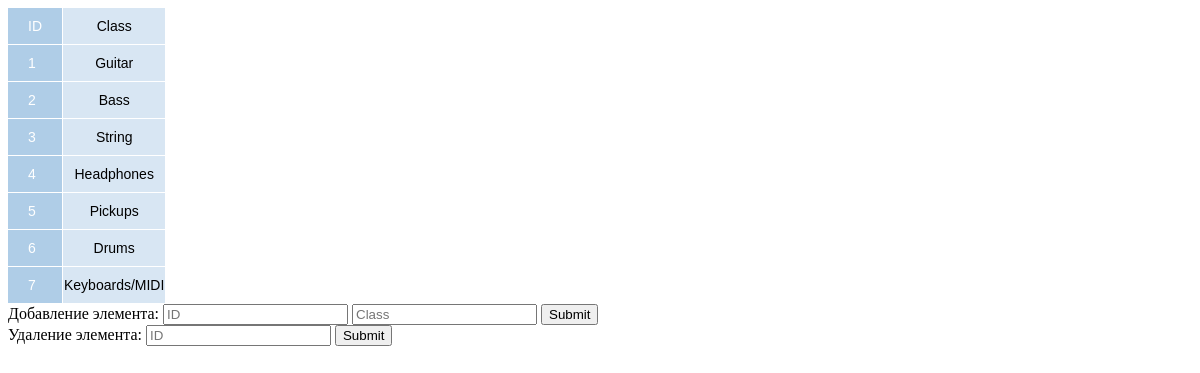
Page /app/index.php on the committed database.
### tables this page shows
create table item_class (
	class_id int AUTO_INCREMENT PRIMARY KEY,
    class_descr text NOT NULL
);

### app/output.php (the view, shortened to what this page needs)
<?php
try {
    include_once('input.php');
    $sth = $dbh->prepare("SELECT * FROM `item_class`");
    $sth->execute();
    $array = $sth->fetchAll(PDO::FETCH_ASSOC);
    echo "<tr><td>ID</td><td>Class</td><tr>";
    foreach ($array as $row) {
        echo "<tr><td>{$row['class_id']}</td><td>{$row['class_descr']}</td></tr>";
    }
}
catch (PDOException $e) {
    echo "<div>{$e->getMessage()}</div>";
    die();
}
?>

### app/index.php (shortened to what this page needs)
<!DOCTYPE html>
<html lang="ru">
<head>
    <link rel="stylesheet" href="style.css" type="text/css"/>
</head>
<body>
<table>
    <?php include_once('output.php') ?>
</table>
<form action="<?php echo $_SERVER['PHP_SELF']; ?>" method="post">
    Добавление элемента:
    <input type="text" placeholder="ID" name="class_id" />
    <input type="text" placeholder="Class" name="class_descr" />
    <input type="submit" />
</form>
<form action="<?php echo $_SERVER['PHP_SELF']; ?>" method="post">
    Удаление элемента:
    <input type="text" placeholder="ID" name="class_id_del" />
    <input type="submit" />
</form>
</body>
</html>

### app/style.css (style rules this page uses)
table { font-family: "Lucida Sans Unicode", "Lucida Grande", Sans-Serif; font-size: 14px; border-collapse: collapse; text-align: center; }
th, td:first-child { background: #AFCDE7; color: white; padding: 10px 20px; }
th, td { border-style: solid; border-width: 0 1px 1px 0; border-color: white; }
td { background: #D8E6F3; }
th:first-child, td:first-child { text-align: left; }

### rows in the picture
item_class: class_id "1", class_descr "Guitar"
item_class: class_id "2", class_descr "Bass"
item_class: class_id "3", class_descr "String"
item_class: class_id "4", class_descr "Headphones"
item_class: class_id "5", class_descr "Pickups"
item_class: class_id "6", class_descr "Drums"
item_class: class_id "7", class_descr "Keyboards/MIDI"
